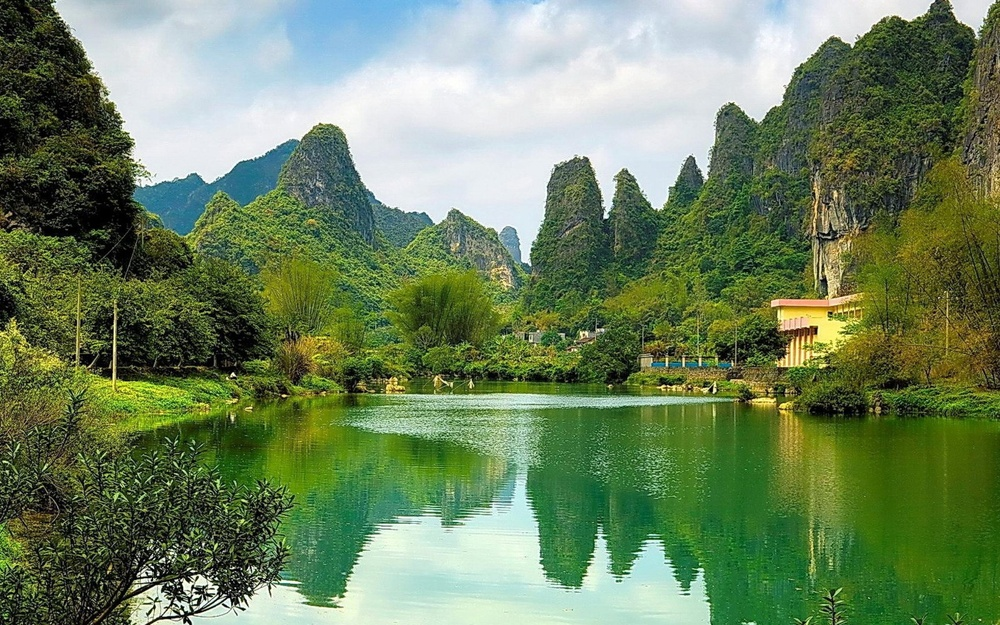
#> input picture Assignment_11/Assignment_11_b/landscape.jpg, 1000 x 625 px, shrunk from 2560 x 1600 before the run, found by its file name
$ jupyter execute Assign_11b.ipynb
#> lines starting #> are read from the running program, lines starting #| are printed output that depends on the picture
[cell 1]
import cv2
import numpy as np
import matplotlib.pyplot as plt

[cell 2]
# Load the image
image_path = 'landscape.jpg'
image = cv2.imread(image_path)
#> image is the input picture: shape (625, 1000, 3); mean B, G, R 95.7, 131.8, 110.1

[cell 3]
# Convert the image from BGR to RGB format
image_rgb = cv2.cvtColor(image, cv2.COLOR_BGR2RGB)

[cell 4]
# Display the original image
plt.figure(figsize=(12, 6))
plt.imshow(image_rgb)
plt.title('Original Image')
plt.axis('off')
plt.show()

[cell 5]
# Function to plot histograms
def plot_histogram(image, title, ax, color):
    histogram, bin_edges = np.histogram(image, bins=256, range=(0, 255))
    ax.plot(bin_edges[0:-1], histogram, color=color)
    ax.set_xlim(0, 255)
    ax.set_title(title)
    ax.set_xlabel('Pixel Intensity')
    ax.set_ylabel('Frequency')

[cell 6]
# Plot histograms for each color channel
fig, axs = plt.subplots(3, 1, figsize=(10, 15))
colors = ('r', 'g', 'b')
titles = ('Red Channel', 'Green Channel', 'Blue Channel')

for i, (color, title) in enumerate(zip(colors, titles)):
    plot_histogram(image_rgb[:, :, i], title, axs[i], color)

plt.tight_layout()
plt.show()
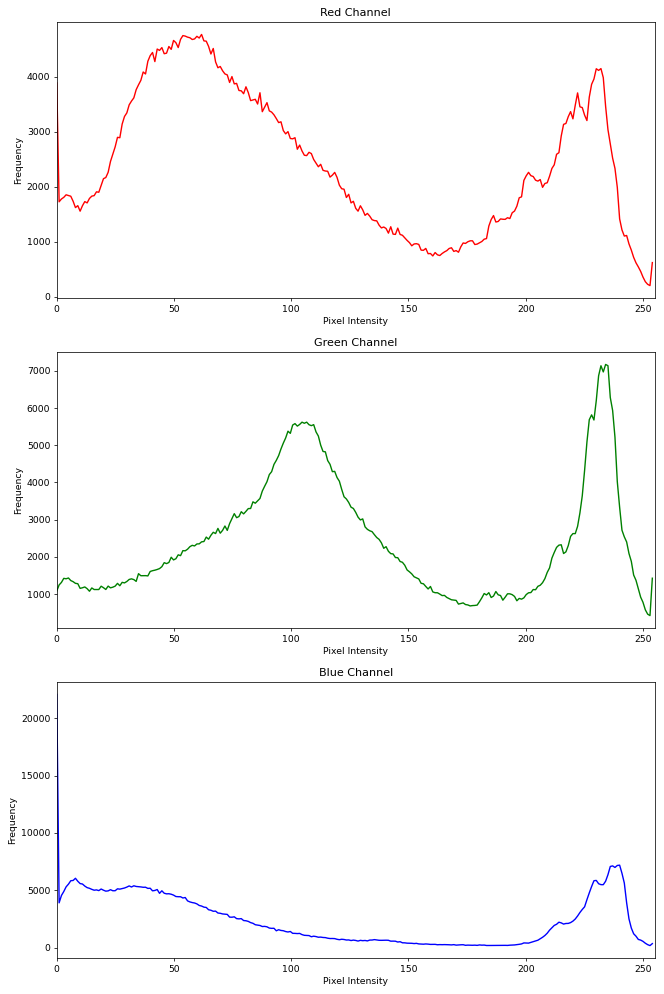
#> figure drawn by matplotlib, 3 panels; panel 1: curve peaks at x = 61.76, y = 4766; panel 2: curve peaks at x = 234.1, y = 7173; panel 3: curve peaks at x = 0, y = 22085

[cell 7]
# Function to plot cumulative histograms
def plot_cumulative_histogram(image, title, ax, color):
    histogram, bin_edges = np.histogram(image, bins=256, range=(0, 255))
    cumulative_histogram = np.cumsum(histogram)
    ax.plot(bin_edges[0:-1], cumulative_histogram, color=color)
    ax.set_xlim(0, 255)
    ax.set_title(title)
    ax.set_xlabel('Pixel Intensity')
    ax.set_ylabel('Cumulative Frequency')

[cell 8]
# Plot cumulative histograms for each color channel
fig, axs = plt.subplots(3, 1, figsize=(10, 15))

for i, (color, title) in enumerate(zip(colors, titles)):
    plot_cumulative_histogram(image_rgb[:, :, i], 'Cumulative ' + title, axs[i], color)

plt.tight_layout()
plt.show()
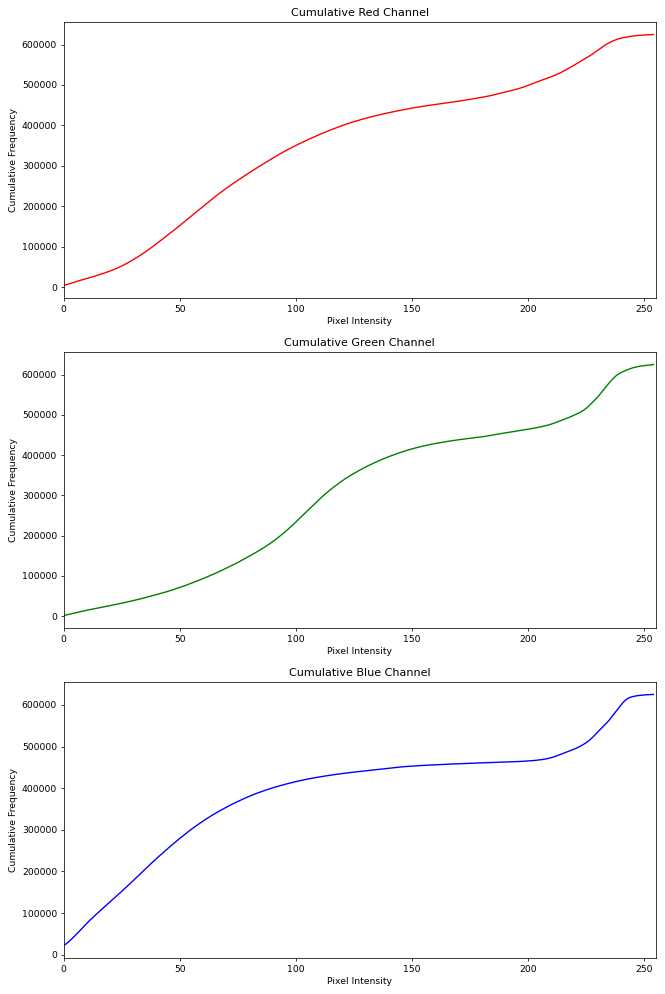
#> figure drawn by matplotlib, 3 panels; panel 1: curve peaks at x = 254, y = 625000; panel 2: curve peaks at x = 254, y = 625000; panel 3: curve peaks at x = 254, y = 625000

[cell 9]
# Compute and print mean and standard deviation for each channel
for i, color in enumerate(('Red', 'Green', 'Blue')):
    mean_val = np.mean(image_rgb[:, :, i])
    std_val = np.std(image_rgb[:, :, i])
    print(f'{color} Channel - Mean: {mean_val:.2f}, Standard Deviation: {std_val:.2f}')
#> this loop made 3 passes
#> (mean_val, std_val) on passes 1 to 3: (110.1, 72.6), (131.8, 69.16), (95.72, 86.89)
#| Red Channel - Mean: 110.11, Standard Deviation: 72.60
#| Green Channel - Mean: 131.77, Standard Deviation: 69.16
#| Blue Channel - Mean: 95.72, Standard Deviation: 86.89

[cell 10]
# Plot box plots for intensity distribution
fig, ax = plt.subplots(figsize=(10, 6))

data = [image_rgb[:, :, i].flatten() for i in range(3)]
#> data = 3 items
ax.boxplot(data, patch_artist=True, labels=['Red Channel', 'Green Channel', 'Blue Channel'],
           boxprops=dict(facecolor='cyan', color='blue'),
           medianprops=dict(color='red'),
           whiskerprops=dict(color='blue'),
           capprops=dict(color='blue'))

ax.set_title('Box Plot of Intensity Distribution for RGB Channels')
ax.set_ylabel('Pixel Intensity')
plt.show()
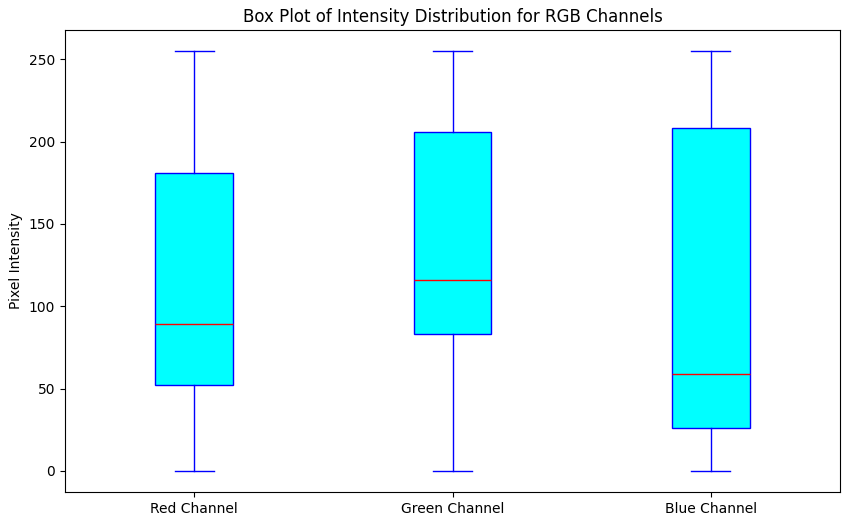
#> figure drawn by matplotlib, 1 panel
